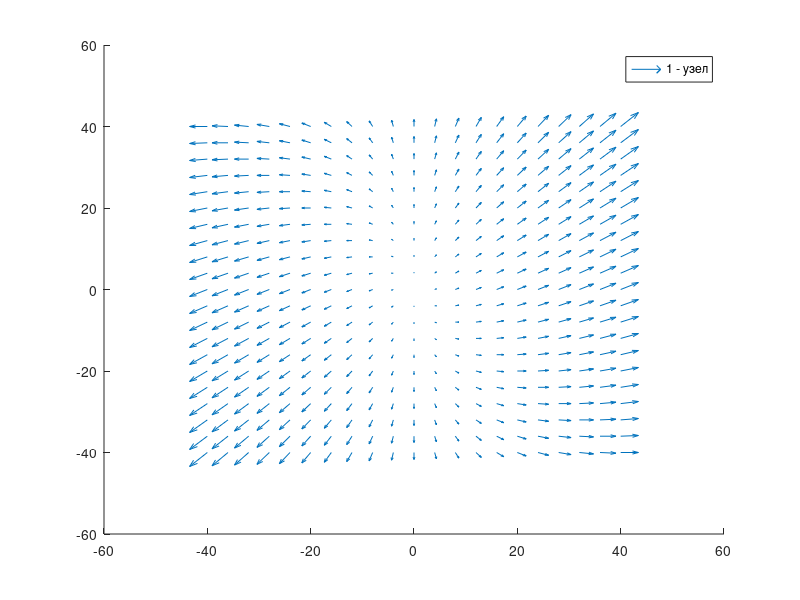

Reproduce this figure in MATLAB. (Note: this script raises an error after producing the figure.)
[x y] = meshgrid(-40 : 4 : 40, -40 : 4 : 40);
px = 2 * x;
py = x + y;
% Узел
figure;
hold on;
quiver(x, y, px, py);
legend('1 - узел');
 
% [x y] = meshgrid(-1 : 0.1 : 1, -1 : 0.1 : 1);
% px = x;
% py = y;
% % Дикритический узел
% figure;
% quiver(x, y, px, py);
% legend('2 - дикритический узел');
% 
% [x y] = meshgrid(-1 : 0.1 : 1, -1 : 0.1 : 1);
% px = x + y;
% py = x - y;
% % Седло
% figure;
% quiver(x, y, px, py);
% legend('3 - седло');
% 
% [x y] = meshgrid(-1 : 0.1 : 1, -1 : 0.1 : 1);
% px = x + y;
% py = -2 * x + y;
% % Фокус (неуст.)
% figure;
% quiver(x, y, px, py);
% legend('4 - фокус');
% 
% [x y] = meshgrid(-1 : 0.1 : 1, -1 : 0.1 : 1);
% px = -2 * x - 5 * y;
% py = 2 * x + 2 * y;
% % Фокус (неуст.)
% figure;
% quiver(x, y, px, py);
% legend('5 - центр');

%figure
ang = 0 : 0.3 : 2 * pi;
rad = 5;
xp = rad * cos(ang);
yp = rad * sin(ang);

for i = 1 : size(ang, 2) 
	X = trace(xp(i), yp(i));
	plot(X(:, 1), X(:, 2), 'r');
end
